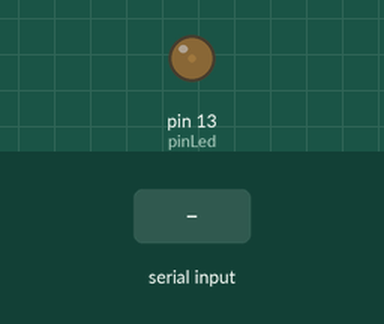
This sketch was run on a simulated Arduino Uno, built with avr-gcc and run on an emulated ATmega328P. On the bench: output pins drawn as LEDs (lit = HIGH). The test bench sets the inputs (shaded band). What the sketch prints to the serial monitor is not drawn.

Above: at 1.2 s.
1.3 s: "30,150\n" received over Serial
At 3.49 s:
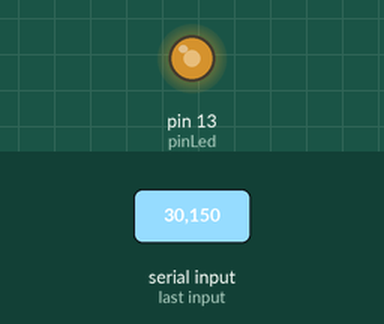
4.3 s: "90\n" received over Serial
At 6.03 s:
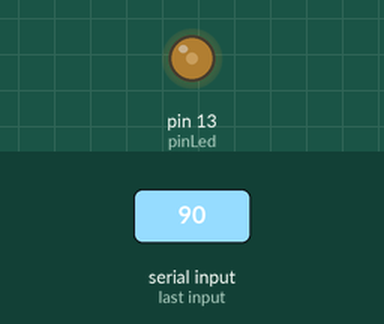
7.3 s: "200\n" received over Serial
Timing chart, 0 to 16.3 s (numbered marks = the images above; inputs shaded):
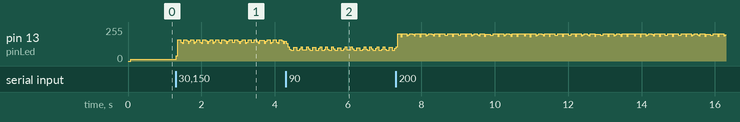

The sketch:

micros_software_PWM.ino
```cpp
// (licence header left out)
const int pinLed = LED_BUILTIN;  // The digital pin to which a led is connected.

unsigned long previousMicros;
unsigned long interval;
int outputState;

const int pwmMinimumWidth = 70;  // minimum pulse width in microseconds

int pwmValue = 10;               // pwm value to start with (0...255)

void setup()
{
  Serial.begin( 9600);
  Serial.setTimeout( 10);
  Serial.println( "Enter brightness, 0...255");

  pinMode( pinLed, OUTPUT);
}

void loop()
{
  unsigned long currentMicros = micros();

  if( Serial.available() > 0)
  {
    if( isdigit( Serial.peek()))                 // is it a decimal digit ?
    {
      int brightness = Serial.parseInt();        // get the number
      pwmValue = constrain( brightness, 0, 255);  // set the new PWM value
    }
    else
    {
      Serial.read();      // read unwanted character from serial port and discard it.
    }
  }

  if( currentMicros - previousMicros >= interval)
  {
    previousMicros = currentMicros;

    if( outputState == LOW && pwmValue != 0)
    {
      digitalWrite( pinLed, HIGH);
      outputState = HIGH;
      interval = pwmMinimumWidth * pwmValue;  // the time that the signal will be HIGH.
    }
    else if( outputState == HIGH && pwmValue != 255)
    {
      digitalWrite( pinLed, LOW);
      outputState = LOW;
      interval = pwmMinimumWidth * (255 - pwmValue); // the time that the signal will be LOW.
    }
  }
}
```
